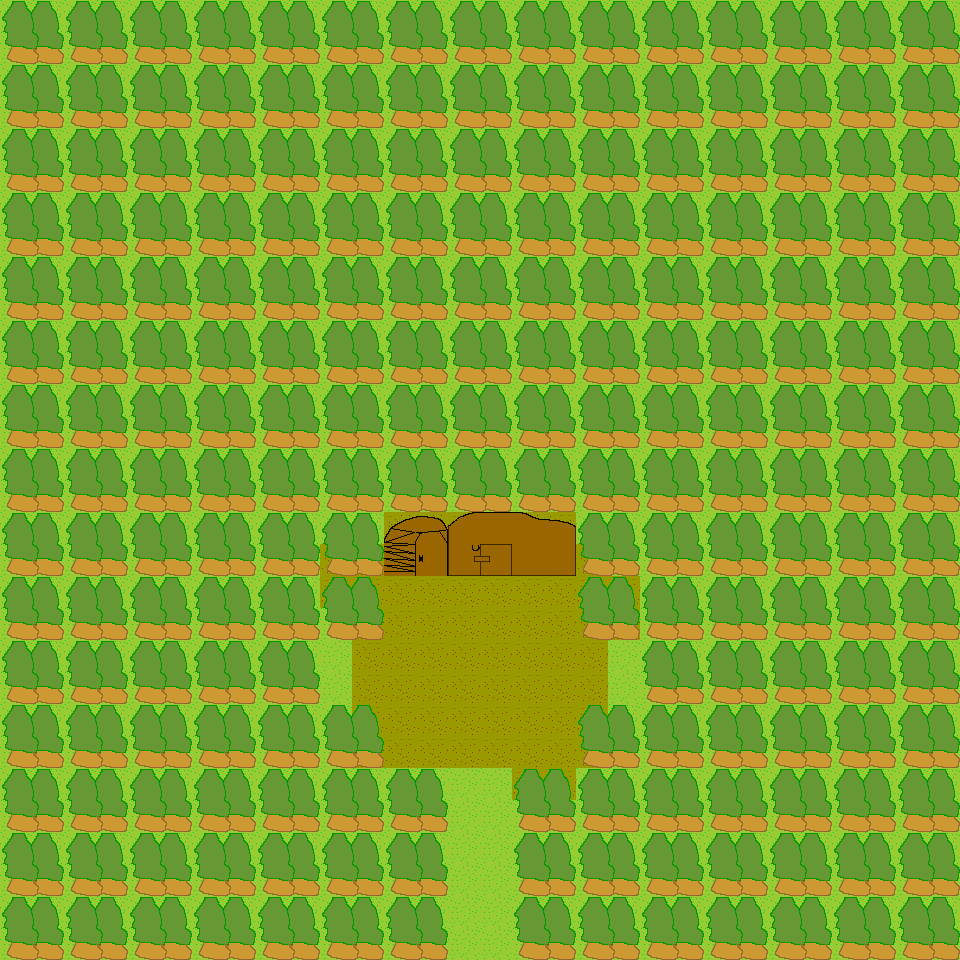

This is a level from a 2D game, rendered from its Tiled map with the project's own tilesets. A one-line summary and the map file follow, with tile-layer data summarised:
An orthogonal 30x30 tile map with 32x32 px tiles, 2 tile layers (ground, collision), 2 tilesets.

<map version="1.0" tiledversion="1.0.3" orientation="orthogonal" renderorder="right-down" width="30" height="30" tilewidth="32" tileheight="32" nextobjectid="1">
 <tileset firstgid="1" name="tiles" tilewidth="32" tileheight="32" tilecount="400" columns="20">
  <image source="../../../images/tiles/tiles.png" width="640" height="640" />
  <tile id="1">
   <properties>
    <property name="type" value="grass" />
   </properties>
  </tile>
  <tile id="2">
   <properties>
    <property name="type" value="dirt" />
   </properties>
  </tile>
  <tile id="3">
   <properties>
    <property name="type" value="sand" />
   </properties>
  </tile>
  <tile id="4">
   <properties>
    <property name="type" value="water" />
   </properties>
  </tile>
  <tile id="5">
   <properties>
    <property name="type" value="rock" />
   </properties>
  </tile>
  <tile id="6">
   <properties>
    <property name="type" value="road" />
   </properties>
  </tile>
  <tile id="7">
   <properties>
    <property name="type" value="desert" />
   </properties>
  </tile>
  <tile id="20">
   <properties>
    <property name="type" value="impassable" />
   </properties>
  </tile>
  <tile id="21">
   <properties>
    <property name="type" value="impassable" />
   </properties>
  </tile>
  <tile id="40">
   <properties>
    <property name="type" value="impassable" />
   </properties>
  </tile>
  <tile id="41">
   <properties>
    <property name="type" value="impassable" />
   </properties>
  </tile>
  <tile id="60">
   <properties>
    <property name="type" value="impassable" />
   </properties>
  </tile>
  <tile id="61">
   <properties>
    <property name="type" value="impassable" />
   </properties>
  </tile>
  <tile id="80">
   <properties>
    <property name="type" value="impassable" />
   </properties>
  </tile>
  <tile id="81">
   <properties>
    <property name="type" value="impassable" />
   </properties>
  </tile>
  <tile id="120">
   <properties>
    <property name="type" value="impassable" />
   </properties>
  </tile>
  <tile id="121">
   <properties>
    <property name="type" value="impassable" />
   </properties>
  </tile>
  <tile id="122">
   <properties>
    <property name="type" value="impassable" />
   </properties>
  </tile>
  <tile id="140">
   <properties>
    <property name="type" value="impassable" />
   </properties>
  </tile>
  <tile id="141">
   <properties>
    <property name="type" value="impassable" />
   </properties>
  </tile>
  <tile id="143">
   <properties>
    <property name="type" value="impassable" />
   </properties>
  </tile>
  <tile id="160">
   <properties>
    <property name="type" value="impassable" />
   </properties>
  </tile>
  <tile id="161">
   <properties>
    <property name="type" value="impassable" />
   </properties>
  </tile>
  <tile id="162">
   <properties>
    <property name="type" value="impassable" />
   </properties>
  </tile>
  <tile id="163">
   <properties>
    <property name="type" value="impassable" />
   </properties>
  </tile>
  <tile id="164">
   <properties>
    <property name="type" value="impassable" />
   </properties>
  </tile>
  <tile id="165">
   <properties>
    <property name="type" value="impassable" />
   </properties>
  </tile>
  <tile id="166">
   <properties>
    <property name="type" value="impassable" />
   </properties>
  </tile>
  <tile id="167">
   <properties>
    <property name="type" value="impassable" />
   </properties>
  </tile>
  <tile id="168">
   <properties>
    <property name="type" value="impassable" />
   </properties>
  </tile>
  <tile id="169">
   <properties>
    <property name="type" value="impassable" />
   </properties>
  </tile>
  <tile id="170">
   <properties>
    <property name="type" value="impassable" />
   </properties>
  </tile>
  <tile id="171">
   <properties>
    <property name="type" value="impassable" />
   </properties>
  </tile>
  <tile id="172">
   <properties>
    <property name="type" value="impassable" />
   </properties>
  </tile>
  <tile id="173">
   <properties>
    <property name="type" value="impassable" />
   </properties>
  </tile>
  <tile id="180">
   <properties>
    <property name="type" value="impassable" />
   </properties>
  </tile>
  <tile id="181">
   <properties>
    <property name="type" value="impassable" />
   </properties>
  </tile>
  <tile id="182">
   <properties>
    <property name="type" value="impassable" />
   </properties>
  </tile>
  <tile id="183">
   <properties>
    <property name="type" value="impassable" />
   </properties>
  </tile>
  <tile id="184">
   <properties>
    <property name="type" value="impassable" />
   </properties>
  </tile>
  <tile id="185">
   <properties>
    <property name="type" value="impassable" />
   </properties>
  </tile>
  <tile id="186">
   <properties>
    <property name="type" value="impassable" />
   </properties>
  </tile>
  <tile id="187">
   <properties>
    <property name="type" value="impassable" />
   </properties>
  </tile>
  <tile id="188">
   <properties>
    <property name="type" value="impassable" />
   </properties>
  </tile>
  <tile id="189">
   <properties>
    <property name="type" value="impassable" />
   </properties>
  </tile>
  <tile id="190">
   <properties>
    <property name="type" value="impassable" />
   </properties>
  </tile>
  <tile id="191">
   <properties>
    <property name="type" value="impassable" />
   </properties>
  </tile>
  <tile id="192">
   <properties>
    <property name="type" value="impassable" />
   </properties>
  </tile>
  <tile id="193">
   <properties>
    <property name="type" value="impassable" />
   </properties>
  </tile>
  <tile id="200">
   <properties>
    <property name="type" value="impassable" />
   </properties>
  </tile>
  <tile id="201">
   <properties>
    <property name="type" value="impassable" />
   </properties>
  </tile>
  <tile id="202">
   <properties>
    <property name="type" value="impassable" />
   </properties>
  </tile>
  <tile id="203">
   <properties>
    <property name="type" value="impassable" />
   </properties>
  </tile>
  <tile id="204">
   <properties>
    <property name="type" value="impassable" />
   </properties>
  </tile>
  <tile id="205">
   <properties>
    <property name="type" value="impassable" />
   </properties>
  </tile>
  <tile id="206">
   <properties>
    <property name="type" value="impassable" />
   </properties>
  </tile>
  <tile id="207">
   <properties>
    <property name="type" value="impassable" />
   </properties>
  </tile>
  <tile id="208">
   <properties>
    <property name="type" value="impassable" />
   </properties>
  </tile>
  <tile id="209">
   <properties>
    <property name="type" value="impassable" />
   </properties>
  </tile>
  <tile id="210">
   <properties>
    <property name="type" value="impassable" />
   </properties>
  </tile>
  <tile id="211">
   <properties>
    <property name="type" value="impassable" />
   </properties>
  </tile>
  <tile id="212">
   <properties>
    <property name="type" value="impassable" />
   </properties>
  </tile>
  <tile id="213">
   <properties>
    <property name="type" value="impassable" />
   </properties>
  </tile>
 </tileset>
 <tileset firstgid="401" name="buildings" tilewidth="32" tileheight="32" tilecount="100" columns="10">
  <image source="../../../images/tiles/buildings.png" width="320" height="320" />
  <terraintypes>
   <terrain name="New Terrain" tile="-1" />
  </terraintypes>
  <tile id="0">
   <properties>
    <property name="type" value="impassable" />
   </properties>
  </tile>
  <tile id="1">
   <properties>
    <property name="type" value="impassable" />
   </properties>
  </tile>
  <tile id="2">
   <properties>
    <property name="type" value="impassable" />
   </properties>
  </tile>
  <tile id="3">
   <properties>
    <property name="type" value="impassable" />
   </properties>
  </tile>
  <tile id="4">
   <properties>
    <property name="type" value="impassable" />
   </properties>
  </tile>
  <tile id="5">
   <properties>
    <property name="type" value="impassable" />
   </properties>
  </tile>
  <tile id="6">
   <properties>
    <property name="type" value="impassable" />
   </properties>
  </tile>
  <tile id="7">
   <properties>
    <property name="type" value="impassable" />
   </properties>
  </tile>
  <tile id="8">
   <properties>
    <property name="type" value="impassable" />
   </properties>
  </tile>
  <tile id="9">
   <properties>
    <property name="type" value="impassable" />
   </properties>
  </tile>
  <tile id="10">
   <properties>
    <property name="type" value="impassable" />
   </properties>
  </tile>
  <tile id="11">
   <properties>
    <property name="type" value="impassable" />
   </properties>
  </tile>
  <tile id="12">
   <properties>
    <property name="type" value="impassable" />
   </properties>
  </tile>
  <tile id="13">
   <properties>
    <property name="type" value="impassable" />
   </properties>
  </tile>
  <tile id="14">
   <properties>
    <property name="type" value="impassable" />
   </properties>
  </tile>
  <tile id="15">
   <properties>
    <property name="type" value="impassable" />
   </properties>
  </tile>
  <tile id="16">
   <properties>
    <property name="type" value="impassable" />
   </properties>
  </tile>
  <tile id="17">
   <properties>
    <property name="type" value="impassable" />
   </properties>
  </tile>
  <tile id="18">
   <properties>
    <property name="type" value="impassable" />
   </properties>
  </tile>
  <tile id="19">
   <properties>
    <property name="type" value="impassable" />
   </properties>
  </tile>
  <tile id="20">
   <properties>
    <property name="type" value="impassable" />
   </properties>
  </tile>
  <tile id="21">
   <properties>
    <property name="type" value="impassable" />
   </properties>
  </tile>
  <tile id="22">
   <properties>
    <property name="type" value="impassable" />
   </properties>
  </tile>
  <tile id="23">
   <properties>
    <property name="type" value="impassable" />
   </properties>
  </tile>
  <tile id="24">
   <properties>
    <property name="type" value="impassable" />
   </properties>
  </tile>
  <tile id="25">
   <properties>
    <property name="type" value="impassable" />
   </properties>
  </tile>
  <tile id="26">
   <properties>
    <property name="type" value="impassable" />
   </properties>
  </tile>
  <tile id="27">
   <properties>
    <property name="type" value="impassable" />
   </properties>
  </tile>
  <tile id="28">
   <properties>
    <property name="type" value="impassable" />
   </properties>
  </tile>
  <tile id="29">
   <properties>
    <property name="type" value="impassable" />
   </properties>
  </tile>
  <tile id="30">
   <properties>
    <property name="type" value="impassable" />
   </properties>
  </tile>
  <tile id="31">
   <properties>
    <property name="type" value="impassable" />
   </properties>
  </tile>
  <tile id="32">
   <properties>
    <property name="type" value="impassable" />
   </properties>
  </tile>
  <tile id="33">
   <properties>
    <property name="type" value="impassable" />
   </properties>
  </tile>
  <tile id="34">
   <properties>
    <property name="type" value="impassable" />
   </properties>
  </tile>
  <tile id="35">
   <properties>
    <property name="type" value="impassable" />
   </properties>
  </tile>
  <tile id="36">
   <properties>
    <property name="type" value="impassable" />
   </properties>
  </tile>
  <tile id="37">
   <properties>
    <property name="type" value="impassable" />
   </properties>
  </tile>
  <tile id="38">
   <properties>
    <property name="type" value="impassable" />
   </properties>
  </tile>
  <tile id="39">
   <properties>
    <property name="type" value="impassable" />
   </properties>
  </tile>
  <tile id="40">
   <properties>
    <property name="type" value="impassable" />
   </properties>
  </tile>
  <tile id="41">
   <properties>
    <property name="type" value="impassable" />
   </properties>
  </tile>
  <tile id="42">
   <properties>
    <property name="type" value="impassable" />
   </properties>
  </tile>
  <tile id="43">
   <properties>
    <property name="type" value="impassable" />
   </properties>
  </tile>
  <tile id="44">
   <properties>
    <property name="type" value="impassable" />
   </properties>
  </tile>
  <tile id="45">
   <properties>
    <property name="type" value="impassable" />
   </properties>
  </tile>
  <tile id="46">
   <properties>
    <property name="type" value="impassable" />
   </properties>
  </tile>
  <tile id="47">
   <properties>
    <property name="type" value="impassable" />
   </properties>
  </tile>
  <tile id="48">
   <properties>
    <property name="type" value="impassable" />
   </properties>
  </tile>
  <tile id="49">
   <properties>
    <property name="type" value="impassable" />
   </properties>
  </tile>
  <tile id="50">
   <properties>
    <property name="type" value="impassable" />
   </properties>
  </tile>
  <tile id="51">
   <properties>
    <property name="type" value="impassable" />
   </properties>
  </tile>
  <tile id="52">
   <properties>
    <property name="type" value="impassable" />
   </properties>
  </tile>
  <tile id="53">
   <properties>
    <property name="type" value="impassable" />
   </properties>
  </tile>
  <tile id="54">
   <properties>
    <property name="type" value="impassable" />
   </properties>
  </tile>
  <tile id="55">
   <properties>
    <property name="type" value="impassable" />
   </properties>
  </tile>
  <tile id="56">
   <properties>
    <property name="type" value="impassable" />
   </properties>
  </tile>
  <tile id="57">
   <properties>
    <property name="type" value="impassable" />
   </properties>
  </tile>
  <tile id="58">
   <properties>
    <property name="type" value="impassable" />
   </properties>
  </tile>
  <tile id="59">
   <properties>
    <property name="type" value="impassable" />
   </properties>
  </tile>
  <tile id="60">
   <properties>
    <property name="type" value="impassable" />
   </properties>
  </tile>
  <tile id="61">
   <properties>
    <property name="type" value="impassable" />
   </properties>
  </tile>
  <tile id="62">
   <properties>
    <property name="type" value="impassable" />
   </properties>
  </tile>
  <tile id="63">
   <properties>
    <property name="type" value="impassable" />
   </properties>
  </tile>
  <tile id="64">
   <properties>
    <property name="type" value="impassable" />
   </properties>
  </tile>
  <tile id="65">
   <properties>
    <property name="type" value="impassable" />
   </properties>
  </tile>
  <tile id="66">
   <properties>
    <property name="type" value="impassable" />
   </properties>
  </tile>
  <tile id="67">
   <properties>
    <property name="type" value="impassable" />
   </properties>
  </tile>
  <tile id="68">
   <properties>
    <property name="type" value="impassable" />
   </properties>
  </tile>
  <tile id="69">
   <properties>
    <property name="type" value="impassable" />
   </properties>
  </tile>
 </tileset>
 <layer name="ground" width="30" height="30">
  <properties>
   <property name="type" value="SPRITE_NONE" />
  </properties>
  <data>[900 cells, 900 non-empty, 2 distinct tile ids]</data>
 </layer>
 <layer name="collision" width="30" height="30">
  <properties>
   <property name="type" value="SPRITE_NONE" />
  </properties>
  <data>[900 cells, 844 non-empty, 16 distinct tile ids]</data>
 </layer>
</map>
